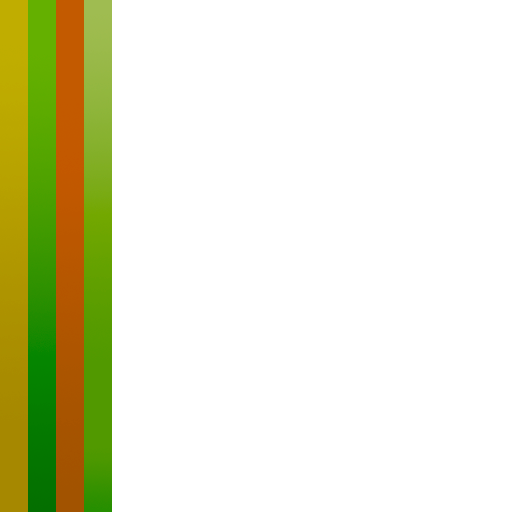
#> input picture game/assets/by/quaternius/Grass.png, 512 x 512 px, found by its file name
$ python gen_gras_kit.py
#> lines starting #> are read from the running program, lines starting #| are printed output that depends on the picture
"""Pixelera kitets gräsfärg: Quaternius `Grass.png` (CC0) -> byns egen grönskala.

Kitet är målat och lent (737 färger i en 512x512-rand). By-vyn är 128 px/m pixelkonst, så texturen
måste ned och kvantiseras — men MÄTT räcker det inte att kvantisera mot `palette.json`: den paletten
är kryptans (27 färger, EN grön), så kitets gulbruna höstveck blev orange halm i stället för gräs.
Rampen tas därför ur byns EGEN marktextur (`assets/by/tex/grass.png`), så gräset och marken delar
färg per konstruktion.

Kör: python3 tools/gen_gras_kit.py
"""
import os

from PIL import Image

KÄLLA = "game/assets/by/quaternius/Grass.png"
MARK = "game/assets/by/tex/grass.png"
UT = "game/assets/by/quaternius/Grass_pixel.png"
SIDA = 128
RAMP_STEG = 5


def ramp() -> list:
    """Markens egna färger, sorterade mörk -> ljus. Antalet är RAMP_STEG, inte fler: fler steg än så
    syns inte på ett blad som är 2-3 px brett, och då är de bara dyra."""
    im = Image.open(MARK).convert("RGB")
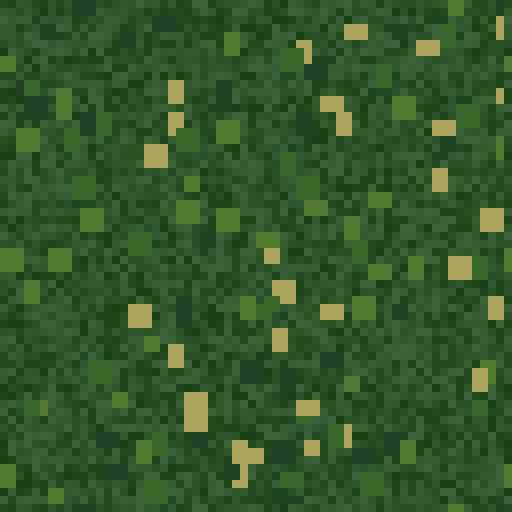
#> input picture game/assets/by/tex/grass.png, 512 x 512 px, found by its file name
#> im is the input picture: PIL image 512x512 RGB; mean R, G, B 50.2, 89.1, 42
    kvt = im.quantize(colors=RAMP_STEG, method=Image.Quantize.MEDIANCUT)
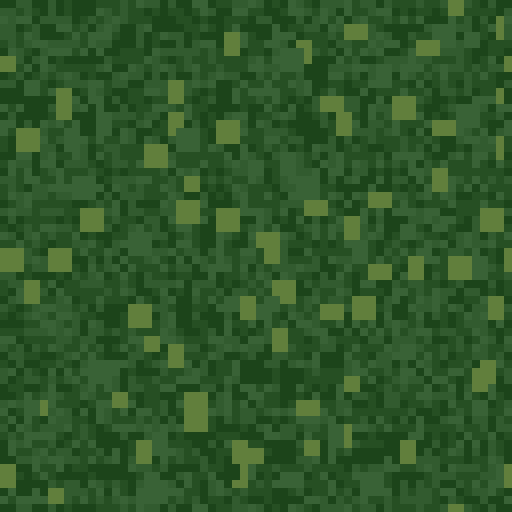
#> kvt: PIL image 512x512 P; mean R, G, B 47.6, 87.4, 41.7
    pal = kvt.getpalette()[: RAMP_STEG * 3]
#> pal = [97, 127, 60, 57, 98, 54, 50, 91, 47, 38, 79, 35, 28, 68, 26]
    färger = [tuple(pal[i:i + 3]) for i in range(0, len(pal), 3)][:RAMP_STEG]
#> färger = [(97, 127, 60), (57, 98, 54), (50, 91, 47), (38, 79, 35), (28, 68, 26)]
    return sorted(färger, key=lambda c: 0.2126 * c[0] + 0.7152 * c[1] + 0.0722 * c[2])


def main() -> int:
    if not os.path.exists(KÄLLA):
        print("FEL  %s saknas (kitet är CC0, men filen måste ligga i repot)" % KÄLLA)
        return 1
    källa = Image.open(KÄLLA).convert("RGB").resize((SIDA, SIDA), Image.BOX)
    steg = ramp()
#> steg = [(28, 68, 26), (38, 79, 35), (50, 91, 47), (57, 98, 54), (97, 127, 60)]
    px = källa.load()
    mörkast = 0.2126 * steg[0][0] + 0.7152 * steg[0][1] + 0.0722 * steg[0][2]
#> mörkast = 56.46
    ljusast = 0.2126 * steg[-1][0] + 0.7152 * steg[-1][1] + 0.0722 * steg[-1][2]
#> ljusast = 115.8
    spann = max(1.0, ljusast - mörkast)
#> spann = 59.32
    for y in range(SIDA):
        for x in range(SIDA):
            r, g, b = px[x, y]
            l = 0.2126 * r + 0.7152 * g + 0.0722 * b
            i = int(round((l - mörkast) / spann * (len(steg) - 1)))
            px[x, y] = steg[max(0, min(len(steg) - 1, i))]
    källa.save(UT)
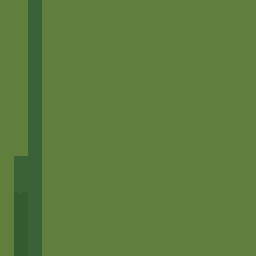
#> saved as Grass_pixel.png: PIL image 128x128 RGB (shown 2 times larger); mean R, G, B 93.9, 124.7, 59.4
    print("skrev %s (%dx%d), ramp ur marken: %s" % (UT, SIDA, SIDA, " ".join(str(c) for c in steg)))
#| skrev game/assets/by/quaternius/Grass_pixel.png (128x128), ramp ur marken: (28, 68, 26) (38, 79, 35) (50, 91, 47) (57, 98, 54) (97, 127, 60)
    return 0


if __name__ == "__main__":
    raise SystemExit(main())
#> (the program exits here)
